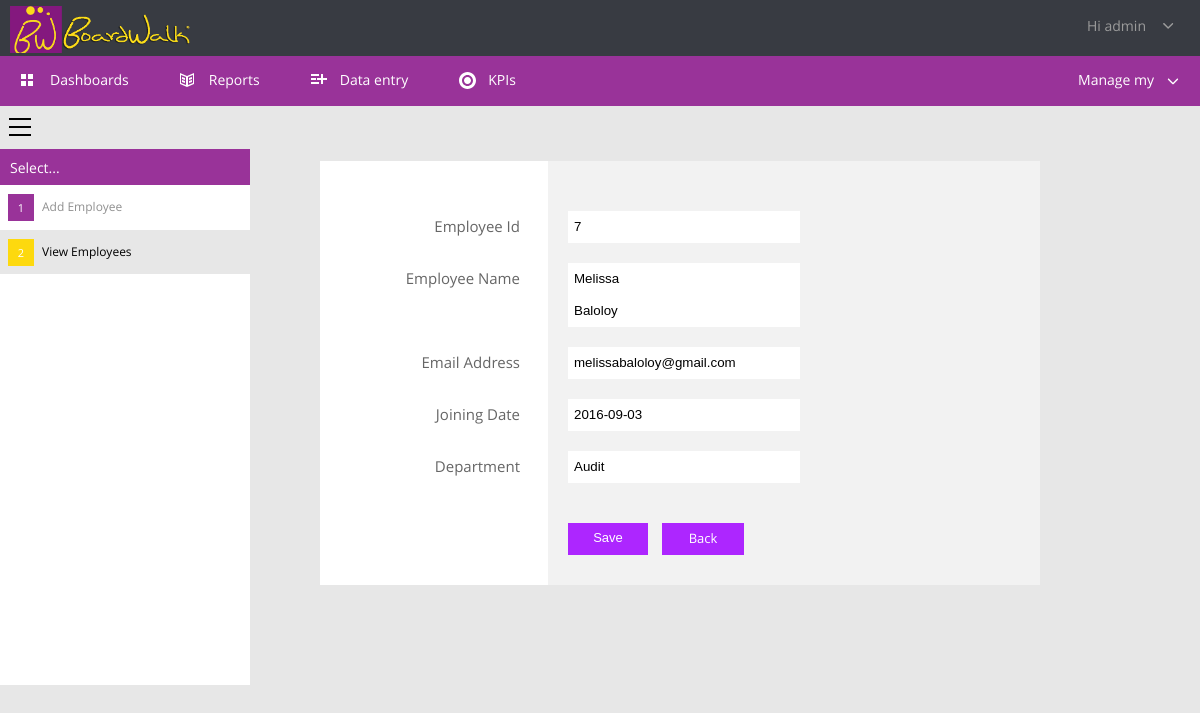
The page /manager/editemployee.php?userId=7 (signed in) on the database its author committed.
### tables this page shows
CREATE TABLE IF NOT EXISTS `users` (
  `userId` int(11) NOT NULL AUTO_INCREMENT,
  `userFname` varchar(255) NOT NULL,
  `userLname` varchar(255) NOT NULL,
  `userName` varchar(30) NOT NULL,
  `Name` varchar(255) NOT NULL,
  `userEmail` varchar(60) NOT NULL,
  `userPass` varchar(255) NOT NULL,
  `userDate` date NOT NULL,
  `deptId` int(10) NOT NULL,
  `userRole` varchar(255) NOT NULL,
  `userType` int(50) NOT NULL,
  PRIMARY KEY (`userId`),
  UNIQUE KEY `userEmail` (`userEmail`)
);

CREATE TABLE IF NOT EXISTS `departments` (
  `deptId` int(2) NOT NULL AUTO_INCREMENT,
  `deptName` varchar(256) NOT NULL,
  `deptDesc` varchar(512) NOT NULL,
  `deptHead` varchar(256) NOT NULL,
  PRIMARY KEY (`deptId`)
);

### manager/editemployee.php (the view, shortened to what this page needs)
<?php
    $res=mysql_query("SELECT * FROM users WHERE userId=".$_SESSION['user']);
    $userRow=mysql_fetch_array($res);
?>
<!DOCTYPE html>
<html>
<head>
    <link href="files/css.css" media="print" rel="stylesheet" type="text/css">
    <link href="files/css_003.css" rel="stylesheet" type="text/css">
    <link href="files/css_002.css" rel="stylesheet">
    <link href="files/dark.css" rel="stylesheet">
    <link href="files/blue.css" rel="stylesheet">
    <link href="css/bootstrap2.min.css" rel="stylesheet">
</head>
<body>
    <div class="header-status-bar">
        <span class="company-details" data-is-logo="true" style="background-image:url('logoo.png')"></span>
        <div>
            <a class="profile"><i class="small-profile" data-item-id="84908" data-size="30x30" style=
            "background-image:url('/Shared/_ProfileImage/84908?size=30x30')"></i><span>Hi
            <?php echo $userRow['userName']; ?></span><svg class="init" viewbox="-4 -6 22 22">
            <path d=
            "M1.8,0c0.2,0,0.4,0.1,0.6,0.2L7.2,5l4.7-4.7c0.3-0.3,0.9-0.3,1.2,0c0.2,0.2,0.2,0.4,0.2,0.6s-0.1,0.4-0.2,0.6L7.8,6.8 c-0.3,0.3-0.9,0.3-1.2,0L1.2,1.5c-0.3-0.3-0.3-0.9,0-1.2C1.4,0.1,1.6,0,1.8,0z"
            xmlns="http://www.w3.org/2000/svg">
            </path></svg></a>
        </div>
    </div>
    <div class="tab-menu screen">
        <ul class="tab-menu">
            <li>
                <a href="dashboards.php?deptId=1"><svg class="init">
                <path d="M6,7H1V2h5V7z M13,2H8v5h5V2z M6,9H1v5h5V9z M13,9H8v5h5V9z" xmlns="http://www.w3.org/2000/svg">
                </path></svg><span>Dashboards</span></a>
            </li>
            <li>
                <a href="reports.php?deptId=1"><svg class="init">
                <path d=
                "M8,4L1,1v11l7,3l7-3V1 M8,4 M7,13l-5-2V3l5,2V13z M14,11l-5,2V5l5-2V11z M3,5l3,1v2L3,7V5z M3,8l3,1v2l-3-1V8z M13,7l-3,1 V6l3-1V7z M13,10l-3,1V9l3-1V10z"
                xmlns="http://www.w3.org/2000/svg">
                </path></svg><span>Reports</span></a>
            </li>
            <li>
                <a href="dataentry.php?deptId=1"><svg class="init">
                <path d="M17,8h-4v4h-2V8H7V6h4V2h2v4h4V8z M1,4h8V2H1V4z M1,8h5V6H1V8z M1,12h8v-2H1V12z" xmlns=
                "http://www.w3.org/2000/svg">
                </path></svg><span>Data entry</span></a>
            </li>
            <li>
                <a href="kpi.php?deptId=1"><svg class="init">
                <path d=
                "M9.5,0C4.8,0,1,3.8,1,8.5C1,13.2,4.8,17,9.5,17S18,13.2,18,8.5C18,3.8,14.2,0,9.5,0z M9.5,14C6.5,14,4,11.5,4,8.5 C4,5.5,6.5,3,9.5,3S15,5.5,15,8.5C15,11.5,12.5,14,9.5,14z M13,8.5c0,1.9-1.6,3.5-3.5,3.5S6,10.4,6,8.5S7.6,5,9.5,5S13,6.6,13,8.5z"
                xmlns="http://www.w3.org/2000/svg">
                </path></svg><span>KPIs</span></a>
            </li>
        </ul>
        <div class="manage-my">
            <span>Manage my</span><svg class="init" viewbox="0 -9 24 24">
            <path d=
            "M1.8,0c0.2,0,0.4,0.1,0.6,0.2L7.2,5l4.7-4.7c0.3-0.3,0.9-0.3,1.2,0c0.2,0.2,0.2,0.4,0.2,0.6s-0.1,0.4-0.2,0.6L7.8,6.8 c-0.3,0.3-0.9,0.3-1.2,0L1.2,1.5c-0.3-0.3-0.3-0.9,0-1.2C1.4,0.1,1.6,0,1.8,0z"
            xmlns="http://www.w3.org/2000/svg">
            </path></svg>
        </div>
    </div>
    <div class="columns">
        <div class="columns-row">
            <div class="column-left">
                <a class="menu-button" href="#" title="Select"><svg class="init">
                <path style="fill: black;" d="M23,2H1V0h22V2z M23,8H1v2h22V8z M23,16H1v2h22V16z" xmlns="http://www.w3.org/2000/svg">
                </path></svg></a>
                <h4>Select...</h4>
                <a class="category" href="addemployee.php"><b>1</b><span>Add Employee</span></a> <a class=
                "category selected"><b>2</b><span>View Employees</span></a>
            </div>
            <div class="column-right">
                <div class="reports-options screen">
                </div>
                <form action="" class="profile-picture surround" method="post">
                    <div class="field-table">
                        <div class="field-row">
                            <label></label>
                            <h3><?php
									$userId = $_GET['userId'];
									$sql = mysql_query("SELECT userId,userFname,userLname,userEmail,userDate,d.deptName AS deptName FROM users u,departments d WHERE u.deptId=d.deptId AND userId=$userId");
									if(mysql_num_rows($sql) == 0){
										header("Location: viewemployee.php");
									}else{
										$row = mysql_fetch_assoc($sql);
									}
									?>
                            </h3>
                        </div>
                        <div class="field-row">
                            <label>Employee Id</label>
                            <div>
                                <input name="deptId" placeholder="deptId" readonly type="text" value=
                                "<?php echo $row ['userId']; ?>">
                            </div>
                        </div>
                        <div class="field-row">
                            <label>Employee Name</label>
                            <div>
                                <input readonly name="userFname" placeholder="Department Name" required="" type="text" value=
                                "<?php echo ucfirst($row['userFname']); ?>" readonly>
                                <input readonly name="userLname" placeholder="Department Name" required="" type="text" value=
                                "<?php echo ucfirst($row['userLname']); ?>" readonly>
                            </div>
                        </div>
                        <div class="field-row">
                            <label>Email Address</label>
                            <div>
                                <input readonly name="userEmail" placeholder="Description" required="" type="text" value=
                                "<?php echo $row ['userEmail']; ?>">
                            </div>
                        </div>
                        <div class="field-row">
                            <label>Joining Date</label>
                            <div>
                                <input readonly name="userDate" placeholder="Description" required="" type="text" value=
                                "<?php echo $row ['userDate']; ?>">
                            </div>
                        </div>
                        <div class="field-row">
                            <label>Department</label>
                            <div>
                                <input readonly name="deptName" placeholder="Department Head" required="" type="text" value=
                                "<?php echo $row ['deptName']; ?>">
                            </div>
                        </div>
                        <div class="submit-row">
                            <label>&nbsp;</label>
                            <div>
                                <input class="button-green" name="save" type="submit" value="Save"> <a class=
                                "button-green" href="viewemployee.php">Back</a>
                            </div>
                        </div>
                    </div>
                </form>
            </div>
        </div>
    </div>
</body>
</html>

### manager/files/css.css (style rules this page uses)
html,body { min-width: 0; background-color: #fff !important; }
body { background-color: #fff !important; }
.screen { visibility: hidden !important; display: none !important; }
div.header-status-bar { height: 60px; padding: 10px 0 0 10px; min-width: 0; background: none; display: block; clear: both; }
div.header-status-bar>span { color: #000; font-size: 20px; width: auto; text-shadow: none; }
div.header-status-bar>div { visibility: hidden; display: none; }

### manager/files/dark.css (style rules this page uses)
div.header-status-bar { background-color:#383b42 }
div.header-status-bar>span { color:#fff }

### manager/files/blue.css (style rules this page uses)
div.tab-menu { background-color:#993399; }

### rows shown on the page
users: userName "admin"
users: deptId "7", userFname "Melissa", userLname "Baloloy", userEmail "melissabaloloy@gmail.com", userDate "2016-09-03", deptName "Audit"
